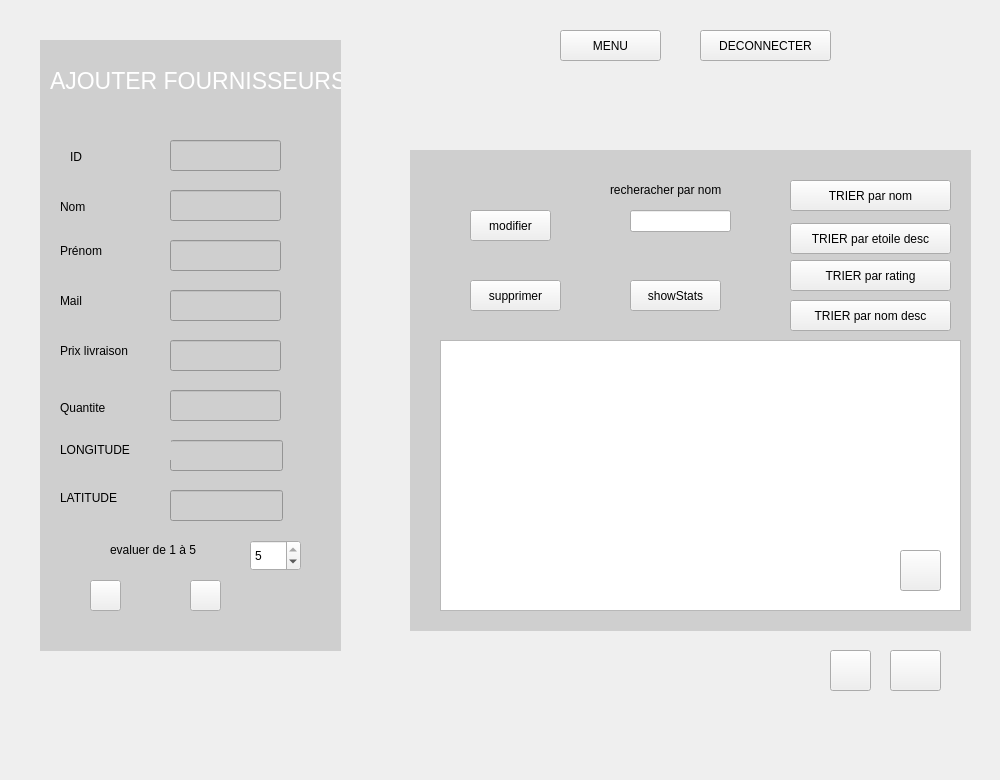
    <widget class="QWidget" name="fournisseur">
     <widget class="QPushButton" name="pushButton_generatePdf">
      <property name="geometry">
       <rect>
        <x>900</x>
        <y>550</y>
        <width>41</width>
        <height>41</height>
       </rect>
      </property>
      <property name="styleSheet">
       <string notr="true">border-image: url(:/pdf/pdf.PNG);</string>
      </property>
      <property name="text">
       <string/>
      </property>
     </widget>
     <widget class="QPushButton" name="pushButton_modifier">
      <property name="geometry">
       <rect>
        <x>470</x>
        <y>210</y>
        <width>81</width>
        <height>31</height>
       </rect>
      </property>
      <property name="acceptDrops">
       <bool>false</bool>
      </property>
      <property name="accessibleName">
       <string>on_pushButton_modifier_clicked</string>
      </property>
      <property name="styleSheet">
       <string notr="true">font: 700 italic 12pt &quot;Segoe UI&quot;;</string>
      </property>
      <property name="text">
       <string>modifier</string>
      </property>
     </widget>
     <widget class="QLabel" name="label_39">
      <property name="geometry">
       <rect>
        <x>110</x>
        <y>540</y>
        <width>141</width>
        <height>20</height>
       </rect>
      </property>
      <property name="styleSheet">
       <string notr="true">background-color: rgb(207, 207, 207);
font: 700 italic 12pt &quot;Segoe UI&quot;;</string>
      </property>
      <property name="text">
       <string>evaluer de 1 à 5</string>
      </property>
     </widget>
     <widget class="QLabel" name="label_40">
      <property name="geometry">
       <rect>
        <x>60</x>
        <y>290</y>
        <width>71</width>
        <height>21</height>
       </rect>
      </property>
      <property name="styleSheet">
       <string notr="true">background-color: rgb(207, 207, 207);
font: 700 italic 12pt &quot;Segoe UI&quot;;</string>
      </property>
      <property name="text">
       <string>Mail</string>
      </property>
     </widget>
     <widget class="QPushButton" name="pushButton_ajouter">
      <property name="geometry">
       <rect>
        <x>90</x>
        <y>580</y>
        <width>31</width>
        <height>31</height>
       </rect>
      </property>
      <property name="styleSheet">
       <string notr="true">border-image: url(:/ajout/ajouter.PNG);</string>
      </property>
      <property name="text">
       <string/>
      </property>
     </widget>
     <widget class="QPushButton" name="pushButton_supprimer">
      <property name="geometry">
       <rect>
        <x>470</x>
        <y>280</y>
        <width>91</width>
        <height>31</height>
       </rect>
      </property>
      <property name="styleSheet">
       <string notr="true">font: 700 italic 12pt &quot;Segoe UI&quot;;</string>
      </property>
      <property name="text">
       <string>supprimer</string>
      </property>
     </widget>
     <widget class="QLineEdit" name="lineEdit_LONGITUDE">
      <property name="geometry">
       <rect>
        <x>170</x>
        <y>440</y>
        <width>113</width>
        <height>31</height>
       </rect>
      </property>
      <property name="styleSheet">
       <string notr="true">background-color: rgb(207, 207, 207);
</string>
      </property>
     </widget>
     <widget class="QLineEdit" name="lineEdit_mail">
      <property name="geometry">
       <rect>
        <x>170</x>
        <y>290</y>
        <width>111</width>
        <height>31</height>
       </rect>
      </property>
      <property name="styleSheet">
       <string notr="true">background-color: rgb(207, 207, 207);
</string>
      </property>
     </widget>
     <widget class="QPushButton" name="radioButton_nom">
      <property name="geometry">
       <rect>
        <x>790</x>
        <y>180</y>
        <width>161</width>
        <height>31</height>
       </rect>
      </property>
      <property name="styleSheet">
       <string notr="true">font: 700 italic 12pt &quot;Segoe UI&quot;;</string>
      </property>
      <property name="text">
       <string>TRIER par nom</string>
      </property>
     </widget>
     <widget class="QPushButton" name="radioButton_etoile">
      <property name="geometry">
       <rect>
        <x>790</x>
        <y>260</y>
        <width>161</width>
        <height>31</height>
       </rect>
      </property>
      <property name="styleSheet">
       <string notr="true">font: 700 italic 12pt &quot;Segoe UI&quot;;</string>
      </property>
      <property name="text">
       <string>TRIER par rating</string>
      </property>
     </widget>
     <widget class="QPushButton" name="on_pushButton_showStats1">
      <property name="geometry">
       <rect>
        <x>830</x>
        <y>650</y>
        <width>41</width>
        <height>41</height>
       </rect>
      </property>
      <property name="styleSheet">
       <string notr="true">border-image: url(:/stat/stat.PNG);</string>
      </property>
      <property name="text">
       <string/>
      </property>
     </widget>
     <widget class="QPushButton" name="pushButton_showMap">
      <property name="geometry">
       <rect>
        <x>890</x>
        <y>650</y>
        <width>51</width>
        <height>41</height>
       </rect>
      </property>
      <property name="styleSheet">
       <string notr="true">border-image: url(:/map/map.PNG);</string>
      </property>
      <property name="text">
       <string/>
      </property>
     </widget>
     <widget class="QLabel" name="label_42">
      <property name="geometry">
       <rect>
        <x>60</x>
        <y>200</y>
        <width>47</width>
        <height>13</height>
       </rect>
      </property>
      <property name="styleSheet">
       <string notr="true">background-color: rgb(207, 207, 207);
font: 700 italic 12pt &quot;Segoe UI&quot;;</string>
      </property>
      <property name="text">
       <string>Nom</string>
      </property>
     </widget>
     <widget class="QSpinBox" name="spinBox">
      <property name="geometry">
       <rect>
        <x>250</x>
        <y>540</y>
        <width>51</width>
        <height>31</height>
       </rect>
      </property>
      <property name="cursor">
       <cursorShape>OpenHandCursor</cursorShape>
      </property>
      <property name="acceptDrops">
       <bool>false</bool>
      </property>
      <property name="whatsThis">
       <string>ajouter des stars pour evaluer</string>
      </property>
      <property name="buttonSymbols">
       <enum>QAbstractSpinBox::ButtonSymbols::UpDownArrows</enum>
      </property>
      <property name="maximum">
       <number>5</number>
      </property>
      <property name="value">
       <number>5</number>
      </property>
     </widget>
     <widget class="QLabel" name="label_43">
      <property name="geometry">
       <rect>
        <x>60</x>
        <y>400</y>
        <width>71</width>
        <height>16</height>
       </rect>
      </property>
      <property name="styleSheet">
       <string notr="true">background-color: rgb(207, 207, 207);
font: 700 italic 12pt &quot;Segoe UI&quot;;</string>
      </property>
      <property name="text">
       <string>Quantite</string>
      </property>
     </widget>
     <widget class="QLabel" name="label_45">
      <property name="geometry">
       <rect>
        <x>60</x>
        <y>240</y>
        <width>71</width>
        <height>21</height>
       </rect>
      </property>
      <property name="styleSheet">
       <string notr="true">background-color: rgb(207, 207, 207);
font: 700 italic 12pt &quot;Segoe UI&quot;;</string>
      </property>
      <property name="text">
       <string>Prénom</string>
      </property>
     </widget>
     <widget class="QLineEdit" name="lineEdit_search">
      <property name="geometry">
       <rect>
        <x>630</x>
        <y>210</y>
        <width>101</width>
        <height>22</height>
       </rect>
      </property>
     </widget>
     <widget class="QLabel" name="label_46">
      <property name="geometry">
       <rect>
        <x>70</x>
        <y>150</y>
        <width>47</width>
        <height>13</height>
       </rect>
      </property>
      <property name="styleSheet">
       <string notr="true">background-color: rgb(207, 207, 207);
font: 700 italic 12pt &quot;Segoe UI&quot;;</string>
      </property>
      <property name="text">
       <string>ID</string>
      </property>
     </widget>
     <widget class="QLineEdit" name="lineEdit_prix">
      <property name="geometry">
       <rect>
        <x>170</x>
        <y>340</y>
        <width>111</width>
        <height>31</height>
       </rect>
      </property>
      <property name="styleSheet">
       <string notr="true">background-color: rgb(207, 207, 207);
</string>
      </property>
     </widget>
     <widget class="QLabel" name="label_47">
      <property name="geometry">
       <rect>
        <x>40</x>
        <y>40</y>
        <width>301</width>
        <height>611</height>
       </rect>
      </property>
      <property name="styleSheet">
       <string notr="true">color:  rgb(179, 255, 165);
background-color: rgb(207, 207, 207);</string>
      </property>
      <property name="text">
       <string/>
      </property>
     </widget>
     <widget class="QTableView" name="tableView_2">
      <property name="geometry">
       <rect>
        <x>440</x>
        <y>340</y>
        <width>521</width>
        <height>271</height>
       </rect>
      </property>
      <property name="focusPolicy">
       <enum>Qt::FocusPolicy::NoFocus</enum>
      </property>
      <property name="dragEnabled">
       <bool>true</bool>
      </property>
      <property name="alternatingRowColors">
       <bool>true</bool>
      </property>
      <property name="selectionMode">
       <enum>QAbstractItemView::SelectionMode::SingleSelection</enum>
      </property>
      <property name="selectionBehavior">
       <enum>QAbstractItemView::SelectionBehavior::SelectRows</enum>
      </property>
     </widget>
     <widget class="QLineEdit" name="lineEdit_prenom">
      <property name="geometry">
       <rect>
        <x>170</x>
        <y>240</y>
        <width>111</width>
        <height>31</height>
       </rect>
      </property>
      <property name="styleSheet">
       <string notr="true">background-color: rgb(207, 207, 207);
</string>
      </property>
     </widget>
     <widget class="QLineEdit" name="lineEdit_quantiter">
      <property name="geometry">
       <rect>
        <x>170</x>
        <y>390</y>
        <width>111</width>
        <height>31</height>
       </rect>
      </property>
      <property name="styleSheet">
       <string notr="true">background-color: rgb(207, 207, 207);
</string>
      </property>
     </widget>
     <widget class="QLabel" name="label_48">
      <property name="geometry">
       <rect>
        <x>610</x>
        <y>180</y>
        <width>171</width>
        <height>20</height>
       </rect>
      </property>
      <property name="styleSheet">
       <string notr="true">font: 700 italic 12pt &quot;Segoe UI&quot;;</string>
      </property>
      <property name="text">
       <string>recheracher par nom</string>
      </property>
     </widget>
     <widget class="QLabel" name="label_49">
      <property name="geometry">
       <rect>
        <x>0</x>
        <y>409</y>
        <width>31</width>
        <height>31</height>
       </rect>
      </property>
      <property name="styleSheet">
       <string notr="true">border-image: url(:/re/logo.png);</string>
      </property>
      <property name="text">
       <string/>
      </property>
     </widget>
     <widget class="QLabel" name="label_50">
      <property name="geometry">
       <rect>
        <x>60</x>
        <y>440</y>
        <width>111</width>
        <height>20</height>
       </rect>
      </property>
      <property name="styleSheet">
       <string notr="true">background-color: rgb(207, 207, 207);
font: 700 italic 12pt &quot;Segoe UI&quot;;</string>
      </property>
      <property name="text">
       <string>LONGITUDE</string>
      </property>
     </widget>
     <widget class="QLabel" name="inputLabel">
      <property name="geometry">
       <rect>
        <x>480</x>
        <y>240</y>
        <width>49</width>
        <height>16</height>
       </rect>
      </property>
      <property name="text">
       <string/>
      </property>
     </widget>
     <widget class="QPushButton" name="pushButton_actualiser">
      <property name="geometry">
       <rect>
        <x>190</x>
        <y>580</y>
        <width>31</width>
        <height>31</height>
       </rect>
      </property>
      <property name="styleSheet">
       <string notr="true">border-image: url(:/reff/refreshhh.PNG);</string>
      </property>
      <property name="text">
       <string/>
      </property>
     </widget>
     <widget class="QLabel" name="label_51">
      <property name="geometry">
       <rect>
        <x>410</x>
        <y>150</y>
        <width>561</width>
        <height>481</height>
       </rect>
      </property>
      <property name="styleSheet">
       <string notr="true">color:  rgb(179, 255, 165);
background-color: rgb(207, 207, 207);</string>
      </property>
      <property name="text">
       <string/>
      </property>
     </widget>
     <widget class="QLineEdit" name="lineEdit_LATITUDE">
      <property name="geometry">
       <rect>
        <x>170</x>
        <y>490</y>
        <width>113</width>
        <height>31</height>
       </rect>
      </property>
      <property name="styleSheet">
       <string notr="true">background-color: rgb(207, 207, 207);
</string>
      </property>
     </widget>
     <widget class="QPushButton" name="pushButton_showStats">
      <property name="geometry">
       <rect>
        <x>630</x>
        <y>280</y>
        <width>91</width>
        <height>31</height>
       </rect>
      </property>
      <property name="styleSheet">
       <string notr="true">font: 700 italic 12pt &quot;Segoe UI&quot;;</string>
      </property>
      <property name="text">
       <string>showStats</string>
      </property>
     </widget>
     <widget class="QPushButton" name="radioButton_nom_3">
      <property name="geometry">
       <rect>
        <x>790</x>
        <y>223</y>
        <width>161</width>
        <height>31</height>
       </rect>
      </property>
      <property name="styleSheet">
       <string notr="true">font: 700 italic 12pt &quot;Segoe UI&quot;;</string>
      </property>
      <property name="text">
       <string>TRIER par etoile desc</string>
      </property>
     </widget>
     <widget class="QLineEdit" name="lineEdit_id">
      <property name="geometry">
       <rect>
        <x>170</x>
        <y>140</y>
        <width>111</width>
        <height>31</height>
       </rect>
      </property>
      <property name="styleSheet">
       <string notr="true">background-color: rgb(207, 207, 207);
</string>
      </property>
     </widget>
     <widget class="QLabel" name="label_52">
      <property name="geometry">
       <rect>
        <x>60</x>
        <y>490</y>
        <width>101</width>
        <height>16</height>
       </rect>
      </property>
      <property name="styleSheet">
       <string notr="true">background-color: rgb(207, 207, 207);
font: 700 italic 12pt &quot;Segoe UI&quot;;</string>
      </property>
      <property name="text">
       <string>LATITUDE</string>
      </property>
     </widget>
     <widget class="QLineEdit" name="lineEdit_nom">
      <property name="geometry">
       <rect>
        <x>170</x>
        <y>190</y>
        <width>111</width>
        <height>31</height>
       </rect>
      </property>
      <property name="styleSheet">
       <string notr="true">background-color: rgb(207, 207, 207);
</string>
      </property>
     </widget>
     <widget class="QPushButton" name="radioButton_nom_2">
      <property name="geometry">
       <rect>
        <x>790</x>
        <y>300</y>
        <width>161</width>
        <height>31</height>
       </rect>
      </property>
      <property name="styleSheet">
       <string notr="true">font: 700 italic 12pt &quot;Segoe UI&quot;;</string>
      </property>
      <property name="text">
       <string>TRIER par nom desc</string>
      </property>
     </widget>
     <widget class="QLabel" name="label_53">
      <property name="geometry">
       <rect>
        <x>60</x>
        <y>340</y>
        <width>131</width>
        <height>21</height>
       </rect>
      </property>
      <property name="styleSheet">
       <string notr="true">background-color: rgb(207, 207, 207);
font: 700 italic 12pt &quot;Segoe UI&quot;;</string>
      </property>
      <property name="text">
       <string>Prix livraison</string>
      </property>
     </widget>
     <widget class="QPushButton" name="menuuuu">
      <property name="geometry">
       <rect>
        <x>560</x>
        <y>30</y>
        <width>101</width>
        <height>31</height>
       </rect>
      </property>
      <property name="styleSheet">
       <string notr="true">font: 700 italic 12pt &quot;Segoe UI&quot;;</string>
      </property>
      <property name="text">
       <string>MENU</string>
      </property>
     </widget>
     <widget class="QPushButton" name="deconnecterrr">
      <property name="geometry">
       <rect>
        <x>700</x>
        <y>30</y>
        <width>131</width>
        <height>31</height>
       </rect>
      </property>
      <property name="styleSheet">
       <string notr="true">font: 700 italic 12pt &quot;Segoe UI&quot;;</string>
      </property>
      <property name="text">
       <string>DECONNECTER</string>
      </property>
     </widget>
     <widget class="QLabel" name="label_41">
      <property name="geometry">
       <rect>
        <x>20</x>
        <y>-70</y>
        <width>971</width>
        <height>771</height>
       </rect>
      </property>
      <property name="styleSheet">
       <string notr="true">border-image: url(:/immg/pharmacie.PNG);</string>
      </property>
      <property name="text">
       <string/>
      </property>
     </widget>
     <widget class="QLabel" name="label_65">
      <property name="geometry">
       <rect>
        <x>880</x>
        <y>10</y>
        <width>101</width>
        <height>111</height>
       </rect>
      </property>
      <property name="styleSheet">
       <string notr="true">border-image: url(:/medi/medisoftt.png);</string>
      </property>
      <property name="text">
       <string/>
      </property>
     </widget>
     <widget class="QLabel" name="ajout_pat_3">
      <property name="geometry">
       <rect>
        <x>50</x>
        <y>60</y>
        <width>291</width>
        <height>61</height>
       </rect>
      </property>
      <property name="styleSheet">
       <string notr="true">color:   rgb(179, 255, 165);
font: 700 14pt &quot;Segoe UI&quot;;
background-color: rgb(207, 207, 207);</string>
      </property>
      <property name="text">
       <string>&lt;html&gt;&lt;head/&gt;&lt;body&gt;&lt;p&gt;&lt;span style=&quot; font-size:26pt; color:#ffffff; vertical-align:super;&quot;&gt;AJOUTER FOURNISSEURS&lt;/span&gt;&lt;/p&gt;&lt;/body&gt;&lt;/html&gt;</string>
      </property>
     </widget>
     <zorder>label_41</zorder>
     <zorder>label_51</zorder>
     <zorder>tableView_2</zorder>
     <zorder>label_47</zorder>
     <zorder>pushButton_generatePdf</zorder>
     <zorder>pushButton_modifier</zorder>
     <zorder>label_39</zorder>
     <zorder>label_40</zorder>
     <zorder>pushButton_ajouter</zorder>
     <zorder>pushButton_supprimer</zorder>
     <zorder>lineEdit_LONGITUDE</zorder>
     <zorder>lineEdit_mail</zorder>
     <zorder>radioButton_nom</zorder>
     <zorder>radioButton_etoile</zorder>
     <zorder>on_pushButton_showStats1</zorder>
     <zorder>pushButton_showMap</zorder>
     <zorder>label_42</zorder>
     <zorder>spinBox</zorder>
     <zorder>label_43</zorder>
     <zorder>label_45</zorder>
     <zorder>lineEdit_search</zorder>
     <zorder>label_46</zorder>
     <zorder>lineEdit_prenom</zorder>
     <zorder>lineEdit_quantiter</zorder>
     <zorder>label_48</zorder>
     <zorder>label_49</zorder>
     <zorder>label_50</zorder>
     <zorder>inputLabel</zorder>
     <zorder>pushButton_actualiser</zorder>
     <zorder>lineEdit_LATITUDE</zorder>
     <zorder>pushButton_showStats</zorder>
     <zorder>radioButton_nom_3</zorder>
     <zorder>lineEdit_id</zorder>
     <zorder>label_52</zorder>
     <zorder>lineEdit_nom</zorder>
     <zorder>radioButton_nom_2</zorder>
     <zorder>label_53</zorder>
     <zorder>menuuuu</zorder>
     <zorder>deconnecterrr</zorder>
     <zorder>lineEdit_prix</zorder>
     <zorder>label_65</zorder>
     <zorder>ajout_pat_3</zorder>
    </widget>
